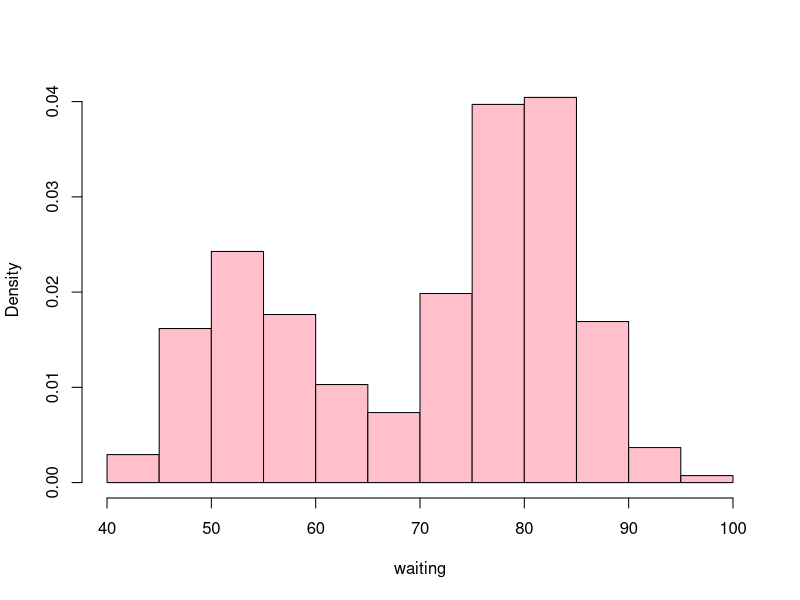
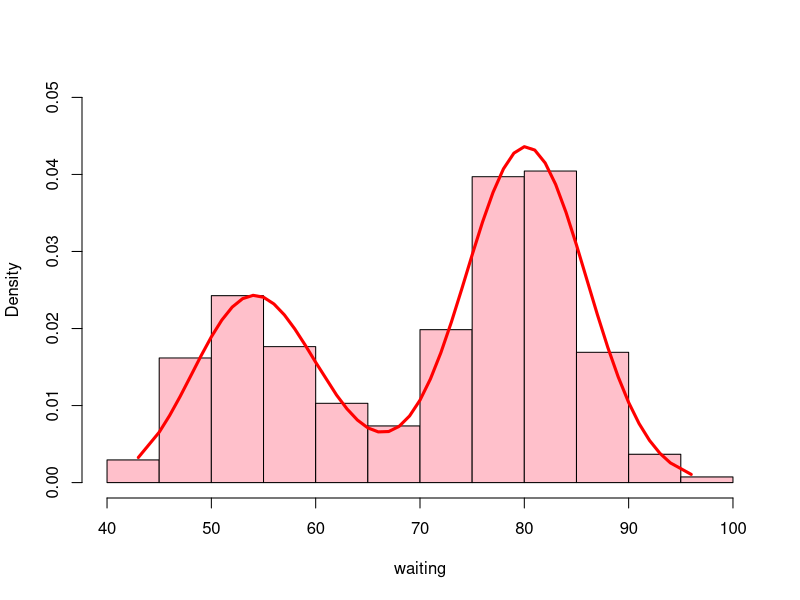
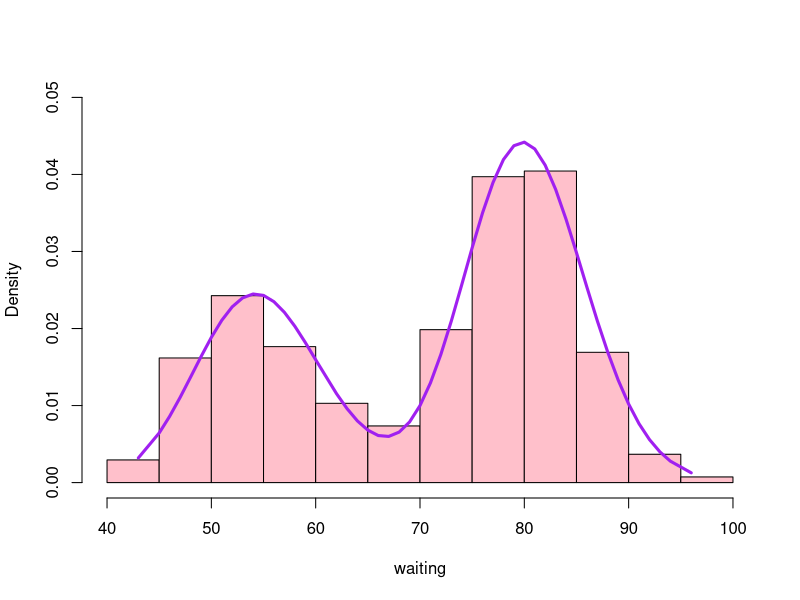
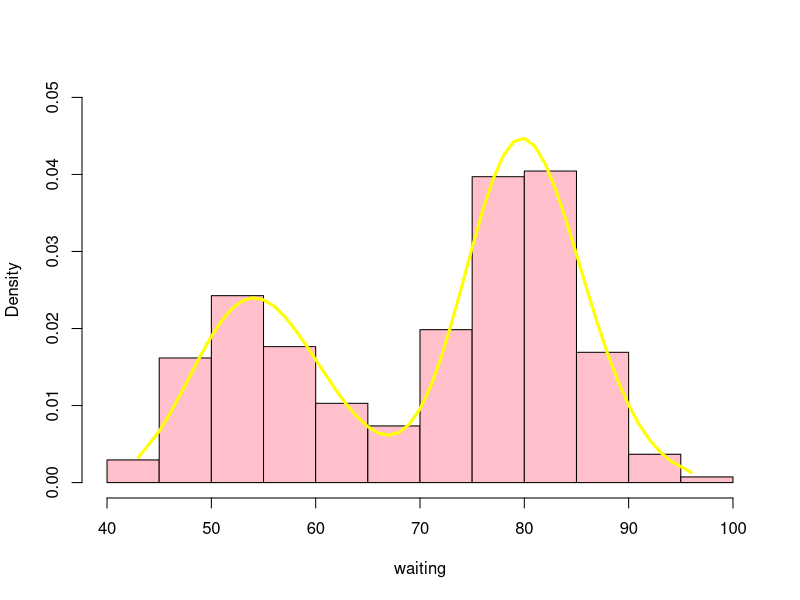

Here is the R script that generated these plots, in order:
## ---- chunk 1
attach(faithful)
waiting = sort(waiting)
hist(faithful$waiting,xlab = 'waiting',probability = T,col='pink',main='')
## ---- chunk 2
# Method 1

NegLogLike1 <- function(theta,data){
  alpha1 = exp(theta[1])
  beta1 = exp(theta[2])
  mu2 = theta[3]
  sigma2 = exp(theta[4])
  p = exp(theta[5])/(1+exp(theta[5]))
  n = length(data)
  l=0
  for(i in 1:n){
    l = l + log(p*dgamma(data[i],shape = alpha1,scale= beta1)
                +(1-p)*dnorm(data[i], mean=mu2, sd= sigma2))
  }
  return(-l)
}
#length(waiting[waiting<67])/ length(waiting)
theta1_initial=c(log(89.05),log(0.61),80.21,log(5.70),-0.58)  

#NegLogLikeMix(theta_initial,waiting)


fit1 = optim(theta1_initial
            ,NegLogLike1
            ,data=waiting)

theta1_hat = fit1$par
alpha11_hat = exp(theta1_hat[1])
beta11_hat = exp(theta1_hat[2])
mu12_hat = theta1_hat[3]
sigma12_hat = exp(theta1_hat[4])
p1_hat = exp(theta1_hat[5])/(1+exp(theta1_hat[5]))

d_mle1 = p1_hat*dgamma(waiting,shape = alpha11_hat, scale = beta11_hat)+(1-p1_hat)*dnorm(waiting,mean=mu12_hat,sd=sigma12_hat)


hist(faithful$waiting,xlab = 'waiting',
     probability = T,col='pink',main='' ,ylim=c(0.,0.05))
lines(waiting,d_mle1,lwd=3,col='red')

## ---- chunk 3
# Method 2

NegLogLike2 <- function(theta,data){
  alpha1 = exp(theta[1])
  beta1 = exp(theta[2])
  alpha2 = exp(theta[3])
  beta2 = exp(theta[4])
  p = exp(theta[5])/(1+exp(theta[5]))
  n = length(data)
  l=0
  for(i in 1:n){
    l = l + log(p*dgamma(data[i],shape = alpha1,scale = beta1)
                +(1-p)*dgamma(data[i],shape=alpha2,scale =beta2))
  }
  return(-l)
}
#length(waiting[waiting<65])/ length(waiting)

#theta2_initial=c(log(78),log(1.5),log(104),log(1.3),-0.62) #wrong initial values
theta2_initial=c(log(78),log(0.7),log(104),log(0.8),-0.62)


#theta_initial=c(log(89.05),log(0.61),log(198.12),log(0.4),-0.58) #doesn't work interchange parameters and then works
#theta_initial = c(78,1.5,104,1.3,.35)
#NegLogLikeMix(theta_initial,waiting)


fit2 = optim(theta2_initial
            ,NegLogLike2
            ,data=waiting)

theta2_hat = fit2$par
alpha21_hat = exp(theta2_hat[1])
beta21_hat = exp(theta2_hat[2])
alpha22_hat = exp(theta2_hat[3])
beta22_hat = exp(theta2_hat[4])
p2_hat = exp(theta2_hat[5])/(1+exp(theta2_hat[5]))

d_mle2 = p2_hat*dgamma(waiting,shape = alpha21_hat,scale = beta21_hat) +(1-p2_hat)*dgamma(waiting,shape=alpha22_hat,scale=beta22_hat)

hist(faithful$waiting,xlab = 'waiting',
     probability = T,col='pink',main='' ,ylim=c(0.,0.05))
lines(waiting,d_mle2,lwd=3,col='purple')
## ---- chunk 4
# Method 3

NegLogLike3 <- function(theta,data){
  mu1 = exp(theta[1])
  sigma1 = exp(theta[2])
  mu2 = exp(theta[3])
  sigma2 = exp(theta[4])
  p = exp(theta[5])/(1+exp(theta[5]))
  n = length(data)
  l=0
  for(i in 1:n){
    l = l + log(p*dlnorm(data[i],mean = mu1, sd=sigma1)
                +(1-p)*dlnorm(data[i], mean=mu2, sd= sigma2))
  }
  return(-l)
}
#length(waiting[waiting<65])/ length(waiting)
theta3_initial=c(1.37,-2.16,1.48,-2.3,-0.62)  

#NegLogLikeMix(theta_initial,waiting)


fit3 = optim(theta3_initial
            ,NegLogLike3
            ,data=waiting)

theta3_hat = fit3$par
mu31_hat = exp(theta3_hat[1])
sigma31_hat = exp(theta3_hat[2])
mu32_hat = exp(theta3_hat[3])
sigma32_hat = exp(theta3_hat[4])
p3_hat = exp(theta3_hat[5])/(1+exp(theta3_hat[5]))

d_mle3 = p3_hat*dlnorm(waiting,mean=mu31_hat, sd=sigma31_hat) +(1-p3_hat)*dlnorm(waiting,mean=mu32_hat,sd=sigma32_hat)

hist(faithful$waiting,xlab = 'waiting',
     probability = T,col='pink',main='' ,ylim=c(0.,0.05))
lines(waiting,d_mle3,lwd=3,col='yellow')

## ---- chunk 5
# AIC



model = list(fit1,fit2,fit3)

frame=data.frame('Model'=c(0),'No_of_parameters'=c(50),
                 'Max_log_likelihood'=c(0))
for (i in 1:length(model)){
  
  #aic = 2*length(model[[i]]$par) + 2 *model[[i]]$value
  
  frame=rbind(frame,c(paste('Model',as.character(i)),as.numeric(length(model[[i]]$par)),
                      -as.numeric(model[[i]]$value)))
}
frame = frame[-1,]
frame$AIC = 2*as.numeric(frame$No_of_parameters) - 2*as.numeric(frame$Max_log_likelihood)


abc = frame[frame$AIC == min(frame$AIC),]

frame[,c('Model','AIC')]

cat(" The best model is : ",abc$Model )

## ---- chunk 6

#Probability calc

dMix<-function(x,theta){
  mu1 = theta[1]
  sigma1 = theta[2]
  mu2 = theta[3]
  sigma2 = theta[4]
  p = theta[5]
  f = p*dlnorm(x,mean = mu1,sd=sigma1)+(1-p)*dlnorm(x,mean=mu2,sd=sigma2)
  return(f)
}

prob = integrate(dMix,60,70,c(mu31_hat,sigma31_hat,mu32_hat,sigma32_hat,p3_hat))

print(paste("Probability (60 < waiting < 70) = ", prob$value))

